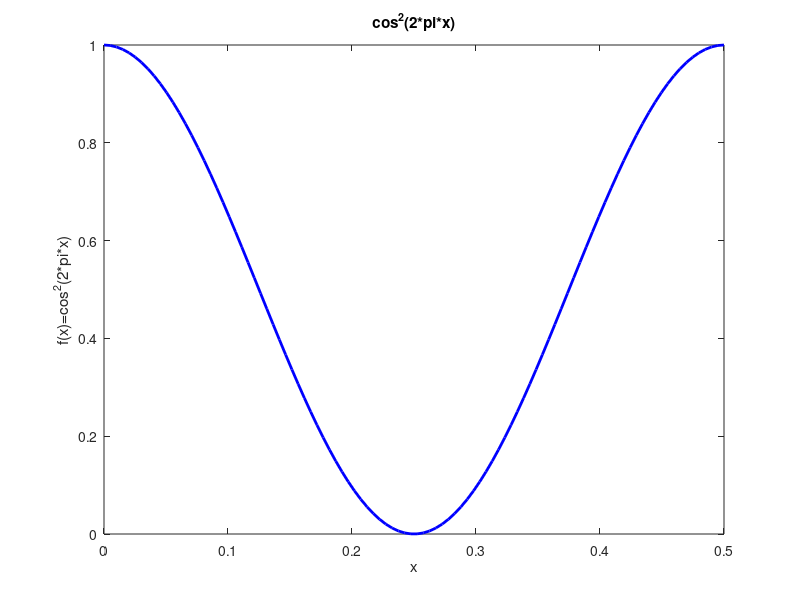

MATLAB code to generate this figure: (Note: this script raises an error after producing the figure.)

x1 = linspace(0, 0.5, 100)';
y1=cos(2*pi*x1).*cos(2*pi*x1);
figure;
plot(x1,y1,'b-','LineWidth',2);
xlabel('x')'
ylabel('f(x)=cos^2(2*pi*x)');
title('cos^2(2*pi*x)');
print('plots/underlying_fn.jpg');

data =dlmread('data/data_10.txt',' ');
x= data(:,1);
t=data(:,2);
p= polycurvefit(x,t,0)
figure;
plot(x1,y1,'b-','LineWidth',2);
hold on;
plot(x, t, "*", x, poly_out_values(p, x), "r-",'LineWidth',2);
xlabel('x');
ylabel('t');
title('N=10, M=0');
print('plots/poly_curve_N_10_M_0.jpg')

p=polycurvefit(x,t,1);
figure;
plot(x1,y1,'b-','LineWidth',2);
hold on;
plot(x, t, "*", x, poly_out_values(p, x), "r-",'LineWidth',2);
xlabel('x');
ylabel('t');
title('N=10, M=1');
print('plots/poly_curve_N_10_M_1.jpg');

p=polycurvefit(x,t,3);
figure;
plot(x1,y1,'b-','LineWidth',2);
hold on;
xi = linspace(0, 0.5, 100);
y_predict = poly_out_values(p, x);
yi= interp1 (x, y_predict, xi,'spline');
plot(x, t, "*",  xi, yi, "r-",'LineWidth',2);
#plot(x, t, "*", x, poly_out_values(p, x), "r-",'LineWidth',2);
xlabel('x');
ylabel('t');
title('N=10, M=3');
print('plots/poly_curve_N_10_M_3.jpg');


p=polycurvefit(x,t,6);
figure;
plot(x1,y1,'b-','LineWidth',2);
hold on;
xi = linspace(0, 0.5, 100);
y_predict = poly_out_values(p, x);
yi= interp1 (x, y_predict, xi,'spline');
plot(x, t, "*",  xi, yi, "r-",'LineWidth',2);
#plot(x, t, "*", x, poly_out_values(p, x), "r-",'LineWidth',2);
xlabel('x');
ylabel('t');
title('N=10, M=6');
print('plots/poly_curve_N_10_M_6.jpg');

p=polycurvefit(x,t,9);
figure;
plot(x1,y1,'b-','LineWidth',2);
hold on;
xi = linspace(0, 0.5, 100);
y_predict = poly_out_values(p, x);
yi= interp1 (x, y_predict, xi,'spline');
plot(x, t, "*",  xi, yi, "r-",'LineWidth',2);
xlabel('x');
ylabel('t');
title('N=10, M=9');
print('plots/poly_curve_N_10_M_9.jpg');


data =dlmread('data/data_15.txt',' ');
x= data(:,1);
t=data(:,2);

p=polycurvefit(x,t,9);
figure;
plot(x1,y1,'b-','LineWidth',2);
hold on;
xi = linspace(0, 0.5, 100);
y_predict = poly_out_values(p, x);
yi= interp1 (x, y_predict, xi,'spline');
plot(x, t, "*",  xi, yi, "r-",'LineWidth',2);
#plot(x, t, "*", x, poly_out_values(p, x), "r-",'LineWidth',2);
xlabel('x');
ylabel('t');
title('N=15, M=9');
print('plots/poly_curve_N_15_M_9.jpg');

data =dlmread('data/data_100.txt',' ');
x= data(:,1);
t=data(:,2);

p=polycurvefit(x,t,9);
figure;
plot(x1,y1,'b-','LineWidth',2);
hold on;
xi = linspace(0, 0.5, 100);
y_predict = poly_out_values(p, x);
yi= interp1 (x, y_predict, xi,'spline');
plot(x, t, "*",  xi, yi, "r-",'LineWidth',2);
#plot(x, t, "*", x, poly_out_values(p, x), "r-",'LineWidth',2);
xlabel('x');
ylabel('t');
title('N=100, M=9');
print('plots/poly_curve_N_100_M_9.jpg');

